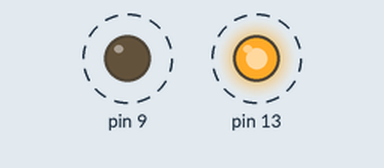
This sketch was run on a simulated Arduino Uno, built with avr-gcc and run on an emulated ATmega328P. On the bench: output pins drawn as LEDs (lit = HIGH). Dashed ring = blinking.

Above: at 0.2 s.
Timing chart, 0 to 3.0 s (numbered marks = the images above):
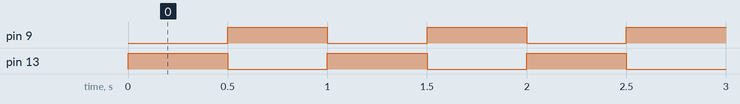

The sketch:

programa1_arduino.ino
```cpp
void setup() {
  // put your setup code here, to run once:
  pinMode(13, OUTPUT);
  pinMode(72, OUTPUT);
  pinMode(73, OUTPUT);
}

void loop() {
  digitalWrite(13, HIGH);
  digitalWrite(72, LOW);
  digitalWrite(73, LOW);

  delay(500);

  digitalWrite(13, LOW);
  digitalWrite(72, HIGH);
  digitalWrite(73, HIGH);

  delay(500);


}
```

Measured:
- by itself, pin 9, pin 13: alternates HIGH for 0.50 s and LOW for 0.50 s
